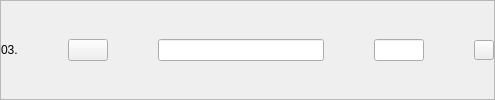
              <widget class="QFrame" name="result3">
               <property name="frameShape">
                <enum>QFrame::StyledPanel</enum>
               </property>
               <property name="frameShadow">
                <enum>QFrame::Raised</enum>
               </property>
               <layout class="QHBoxLayout" name="horizontalLayout_27" stretch="1,0,10,3,0">
                <property name="spacing">
                 <number>50</number>
                </property>
                <property name="leftMargin">
                 <number>0</number>
                </property>
                <property name="topMargin">
                 <number>0</number>
                </property>
                <property name="rightMargin">
                 <number>0</number>
                </property>
                <property name="bottomMargin">
                 <number>0</number>
                </property>
                <item>
                 <widget class="QLabel" name="nro3">
                  <property name="text">
                   <string>03.</string>
                  </property>
                 </widget>
                </item>
                <item>
                 <widget class="QPushButton" name="seeResult3Button">
                  <property name="text">
                   <string/>
                  </property>
                  <property name="icon">
                   <iconset resource="../resources.qrc">
                    <normaloff>:/Buttons/img/amacapy-boton-ver.png</normaloff>:/Buttons/img/amacapy-boton-ver.png</iconset>
                  </property>
                  <property name="iconSize">
                   <size>
                    <width>30</width>
                    <height>30</height>
                   </size>
                  </property>
                 </widget>
                </item>
                <item>
                 <widget class="QLineEdit" name="titleResult3"/>
                </item>
                <item>
                 <widget class="QLineEdit" name="priceResult3">
                  <property name="maximumSize">
                   <size>
                    <width>120</width>
                    <height>16777215</height>
                   </size>
                  </property>
                 </widget>
                </item>
                <item>
                 <widget class="QPushButton" name="deleteResult3Button">
                  <property name="sizePolicy">
                   <sizepolicy hsizetype="Fixed" vsizetype="Fixed">
                    <horstretch>0</horstretch>
                    <verstretch>0</verstretch>
                   </sizepolicy>
                  </property>
                  <property name="maximumSize">
                   <size>
                    <width>20</width>
                    <height>20</height>
                   </size>
                  </property>
                  <property name="text">
                   <string/>
                  </property>
                  <property name="icon">
                   <iconset resource="../resources.qrc">
                    <normaloff>:/Buttons/img/amacapy-boton-eliminar.png</normaloff>:/Buttons/img/amacapy-boton-eliminar.png</iconset>
                  </property>
                  <property name="iconSize">
                   <size>
                    <width>20</width>
                    <height>20</height>
                   </size>
                  </property>
                 </widget>
                </item>
               </layout>
              </widget>
